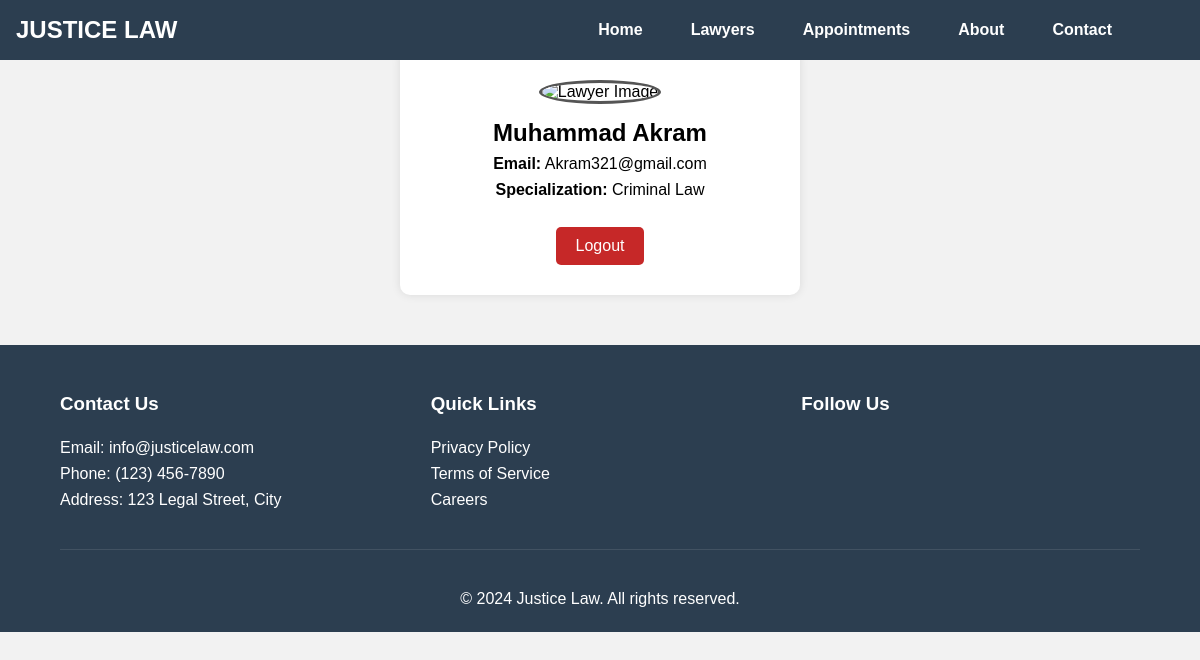
Screenshot of /lawyer-profile.php with the database file from the repository.
### tables this page shows
CREATE TABLE `lawyers` (
  `id` int(11) NOT NULL,
  `name` varchar(100) DEFAULT NULL,
  `email` varchar(100) DEFAULT NULL,
  `gender` varchar(20) DEFAULT NULL,
  `city` varchar(100) DEFAULT NULL,
  `password` varchar(100) DEFAULT NULL,
  `specialty` varchar(100) DEFAULT NULL,
  `experience` int(11) DEFAULT NULL,
  `photo` varchar(255) DEFAULT NULL
);

### lawyer-profile.php (the view, shortened to what this page needs)
<?php
include 'dbconnect.php';
$query = "SELECT * FROM lawyers ";
$result = mysqli_query($conn, $query);
$row = mysqli_fetch_assoc($result);
?>
<!DOCTYPE html>
<html>
<head>
</head>
<body>
    <?php include 'navbar.php'?>
    <div class="container">
        <div class="profile-container">
            <img class="profile-img" src="<?php echo $_SESSION['lawyer_image']; ?>" alt="Lawyer Image">
            <h2><?php echo $row['name']; ?></h2>
            <p><strong>Email:</strong> <?php echo $row['email']; ?></p>
            <p><strong>Specialization:</strong> <?php echo $row['specialty']; ?></p>
            <a class="logout-btn" href="logout.php">Logout</a>
        </div>
    </div>
        <?php include 'footer.php'?>
</body>
</html>

### lawyer-profile.php (style rules this page uses)
* { margin: 0; padding: 0; box-sizing: border-box; }
body { font-family: Arial, sans-serif; background: #f2f2f2; }
.container { display: flex; justify-content: center; align-items: center; padding: 50px; }
.profile-container { width: 400px; background: white; border-radius: 10px; padding: 30px; box-shadow: 0 0 10px rgba(0,0,0,0.1); text-align: center; }
.profile-img { width: 150px; height: 150px; border-radius: 50%; border: 3px solid #555; object-fit: cover; }
h2 { margin: 15px 0 5px 0; }
p { margin: 8px 0; }
.logout-btn { margin-top: 20px; padding: 10px 20px; background: #c62828; color: white; text-decoration: none; border-radius: 5px; display: inline-block; }

### rows the page displays
lawyers: name "Muhammad Akram", email "Akram321@gmail.com", specialty "Criminal Law"
